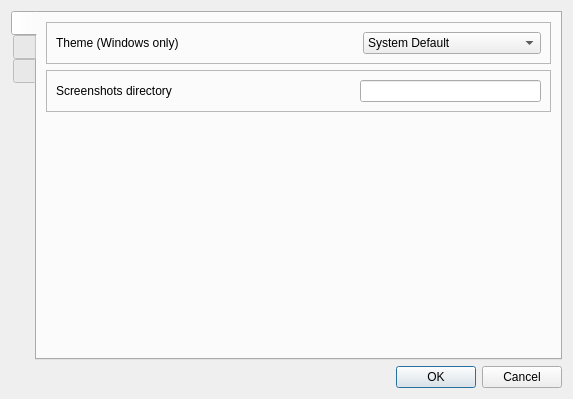
<?xml version="1.0" encoding="UTF-8"?>
<ui version="4.0">
 <class>SettingsDialog</class>
 <widget class="QDialog" name="SettingsDialog">
  <property name="geometry">
   <rect>
    <x>0</x>
    <y>0</y>
    <width>573</width>
    <height>399</height>
   </rect>
  </property>
  <property name="windowTitle">
   <string>Dialog</string>
  </property>
  <layout class="QVBoxLayout" name="verticalLayout">
   <item>
    <widget class="QTabWidget" name="tabWidget">
     <property name="tabPosition">
      <enum>QTabWidget::West</enum>
     </property>
     <property name="currentIndex">
      <number>0</number>
     </property>
     <widget class="QWidget" name="generalTab">
      <attribute name="title">
       <string/>
      </attribute>
      <layout class="QVBoxLayout" name="verticalLayout_2">
       <item>
        <widget class="QFrame" name="themeFrame">
         <property name="sizePolicy">
          <sizepolicy hsizetype="Preferred" vsizetype="Fixed">
           <horstretch>0</horstretch>
           <verstretch>0</verstretch>
          </sizepolicy>
         </property>
         <property name="frameShape">
          <enum>QFrame::StyledPanel</enum>
         </property>
         <property name="frameShadow">
          <enum>QFrame::Raised</enum>
         </property>
         <layout class="QHBoxLayout" name="horizontalLayout_2">
          <item>
           <widget class="QLabel" name="label">
            <property name="text">
             <string>Theme (Windows only)</string>
            </property>
           </widget>
          </item>
          <item>
           <spacer name="horizontalSpacer">
            <property name="orientation">
             <enum>Qt::Horizontal</enum>
            </property>
            <property name="sizeHint" stdset="0">
             <size>
              <width>40</width>
              <height>20</height>
             </size>
            </property>
           </spacer>
          </item>
          <item>
           <widget class="QComboBox" name="themeSelector">
            <property name="sizePolicy">
             <sizepolicy hsizetype="MinimumExpanding" vsizetype="Fixed">
              <horstretch>0</horstretch>
              <verstretch>0</verstretch>
             </sizepolicy>
            </property>
            <item>
             <property name="text">
              <string>System Default</string>
             </property>
            </item>
            <item>
             <property name="text">
              <string>Light</string>
             </property>
            </item>
            <item>
             <property name="text">
              <string>Dark</string>
             </property>
            </item>
           </widget>
          </item>
         </layout>
        </widget>
       </item>
       <item alignment="Qt::AlignTop">
        <widget class="QFrame" name="frame">
         <property name="frameShape">
          <enum>QFrame::StyledPanel</enum>
         </property>
         <property name="frameShadow">
          <enum>QFrame::Raised</enum>
         </property>
         <layout class="QHBoxLayout" name="horizontalLayout">
          <item>
           <widget class="QLabel" name="label_2">
            <property name="text">
             <string>Screenshots directory</string>
            </property>
           </widget>
          </item>
          <item>
           <spacer name="horizontalSpacer_2">
            <property name="orientation">
             <enum>Qt::Horizontal</enum>
            </property>
            <property name="sizeHint" stdset="0">
             <size>
              <width>40</width>
              <height>20</height>
             </size>
            </property>
           </spacer>
          </item>
          <item>
           <widget class="QLineEdit" name="snapDir"/>
          </item>
         </layout>
        </widget>
       </item>
      </layout>
     </widget>
     <widget class="QWidget" name="colorTab">
      <attribute name="title">
       <string/>
      </attribute>
     </widget>
     <widget class="QWidget" name="aboutTab">
      <attribute name="title">
       <string/>
      </attribute>
     </widget>
    </widget>
   </item>
   <item>
    <widget class="QDialogButtonBox" name="buttonBox">
     <property name="standardButtons">
      <set>QDialogButtonBox::Cancel|QDialogButtonBox::Ok</set>
     </property>
    </widget>
   </item>
  </layout>
 </widget>
 <resources/>
 <connections>
  <connection>
   <sender>buttonBox</sender>
   <signal>accepted()</signal>
   <receiver>SettingsDialog</receiver>
   <slot>accept()</slot>
   <hints>
    <hint type="sourcelabel">
     <x>248</x>
     <y>254</y>
    </hint>
    <hint type="destinationlabel">
     <x>157</x>
     <y>274</y>
    </hint>
   </hints>
  </connection>
  <connection>
   <sender>buttonBox</sender>
   <signal>rejected()</signal>
   <receiver>SettingsDialog</receiver>
   <slot>reject()</slot>
   <hints>
    <hint type="sourcelabel">
     <x>316</x>
     <y>260</y>
    </hint>
    <hint type="destinationlabel">
     <x>286</x>
     <y>274</y>
    </hint>
   </hints>
  </connection>
 </connections>
</ui>
